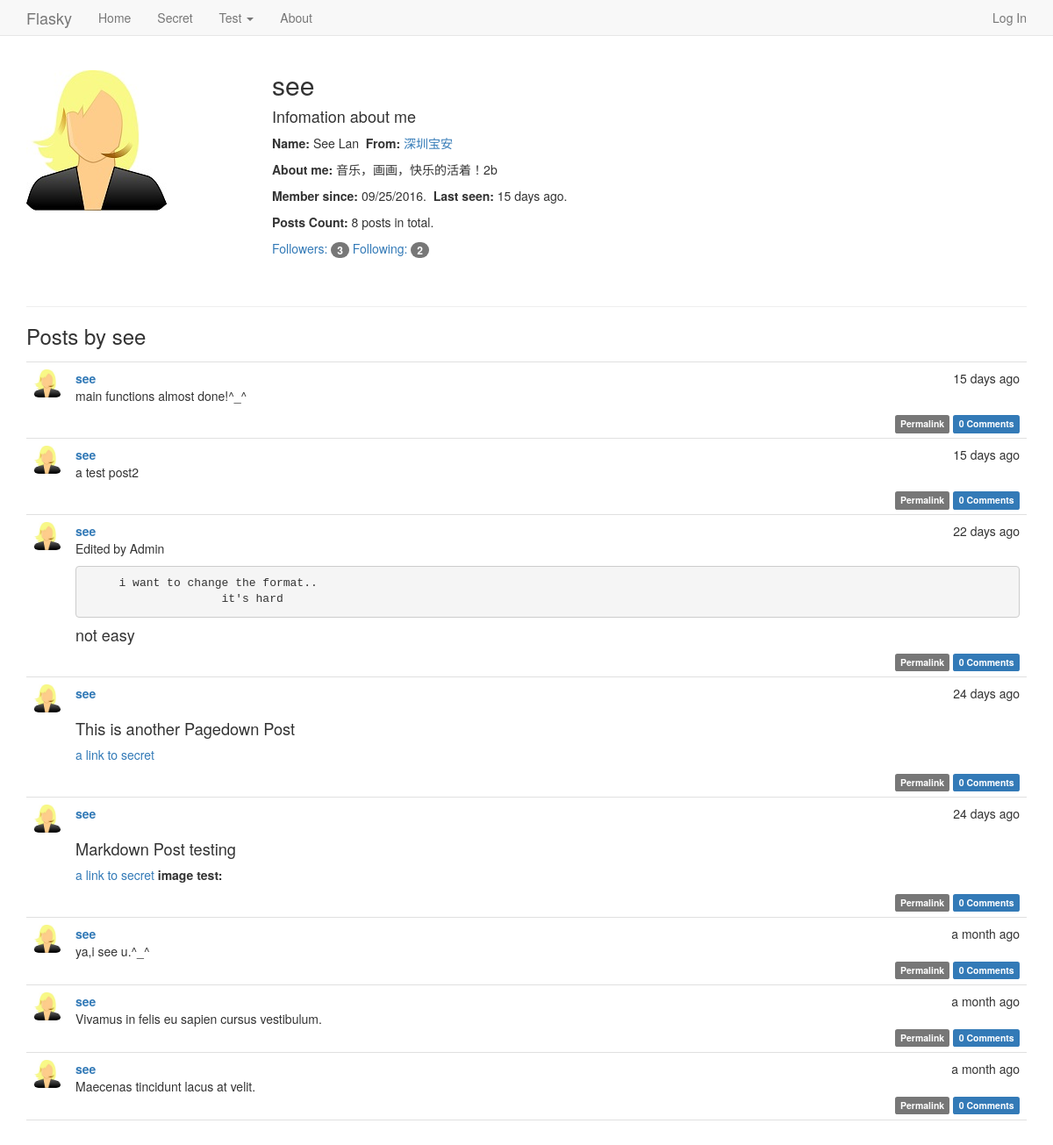
/user/see, run on the app's committed database.
### app/models.py (models this page shows, shortened)
class User(UserMixin, db.Model):
    __tablename__ = 'users'
    id = db.Column(db.Integer, primary_key=True)
    email = db.Column(db.String(64), unique=True, index=True)
    username = db.Column(db.String(64), unique=True, index=True)
    role_id = db.Column(db.Integer, db.ForeignKey('roles.id'))
    password_hash = db.Column(db.String(128))
    confirmed = db.Column(db.Boolean, default=False)
    name = db.Column(db.String(64))
    sex = db.Column(db.Integer)     # 1.male 2.female 0. none
    location = db.Column(db.String(64))
    about_me = db.Column(db.Text())
    member_since = db.Column(db.DateTime(), default=datetime.utcnow)
    last_seen = db.Column(db.DateTime(), default=datetime.utcnow)
    posts = db.relationship('Post', backref='author', lazy='dynamic')
    followed = db.relationship('Follow',
                               foreign_keys=[Follow.follower_id],
                               backref=db.backref('follower', lazy='joined'),
                               lazy='dynamic',
                               cascade='all, delete-orphan')
    followers = db.relationship('Follow',
                                foreign_keys=[Follow.followed_id],
                                backref=db.backref('followed', lazy='joined'),
                                lazy='dynamic',
                                cascade='all, delete-orphan')
    comments = db.relationship('Comment', backref='author', lazy='dynamic')
    @property
    def password(self):
        raise AttributeError('password is not a readable attribute')
    def get_avatar(self):
        if self.sex == 1:
            avatar = 'avatar/male.jpg'
            return avatar
        elif self.sex == 2:
            avatar = 'avatar/female.jpg'
            return avatar
        else:
            avatar = 'avatar/none.jpg'
            return avatar

class Post(db.Model):
    __tablename__ = 'posts'
    id = db.Column(db.Integer, primary_key=True)
    body = db.Column(db.Text)
    timestamp = db.Column(db.DateTime, index=True,default=datetime.utcnow)
    author_id = db.Column(db.Integer, db.ForeignKey('users.id'))
    body_html = db.Column(db.Text)
    comments = db.relationship('Comment', backref='post', lazy='dynamic')

### app/user/views.py (the view)
@user.route('/<username>')
def user_home(username):
    user = User.query.filter_by(username=username).first()
    if user is None:
        abort(404)
    posts = user.posts.order_by(Post.timestamp.desc()).all()
    return render_template('user/user.html', user=user, posts=posts)

### app/auth/views.py (called while the page is built)
@auth.before_app_request
def before_request():
    if current_user.is_authenticated:
        current_user.ping()
        if not current_user.confirmed and  request.endpoint == 'user.secret':
            return redirect(url_for('auth.unconfirmed'))

### app/main/__init__.py (called while the page is built)
@main.app_context_processor
def inject_permissions():
    return dict(Permission=Permission)

### app/models.py (called while the page is built)
    def can(self, permissions):
        return False

    def is_administrator(self):
        return False

### app/user/__init__.py (called while the page is built)
@user.app_context_processor
def inject_permissions():
    return dict(Permission=Permission)

### app/templates/user/user.html (shortened to what this page needs)
{% extends "base.html" %}
{% block page_content %}
<div class="page-header">
  <img class="img-rounded profile-thumbnail" src="{{ url_for('static',filename=user.get_avatar()) }}">
  <div class="profile-header">
    <h2>{{ user.username }} &nbsp&nbsp
    </h2>
    {% if user.name or user.location %}
    <p>
      <h4>Infomation about me</h4>
      <div>
        {% if user.name %}<b>Name: </b>{{ user.name }}{% endif %}
          {% if user.location %}
              &nbsp<b>From: </b> <a href="http://map.baidu.com/?q={{ user.location }} " target="_blank">
            {{ user.location }}</a>
          {% endif %}
      </div>
     </p>
    {% endif %}
  {% if user.about_me %}<p><b>About me: </b>{{ user.about_me }}</p>{% endif %}
  <p>
      <b>Member since: </b> {{ moment(user.member_since).format('L') }}.
      &nbsp<b>Last seen: </b> {{ moment(user.last_seen).fromNow() }}.
  </p>
    <p><b>Posts Count: </b>{{ user.posts.count() }} posts in total.</p>
    <p>
        <a href="{{ url_for('main.followers', username=user.username) }}">
            Followers: <span class="badge">{{ user.followers.count() - 1 }}</span></a>
        <a href="{{ url_for('main.followed_by', username=user.username) }}">
            Following: <span class="badge">{{ user.followed.count() - 1 }}</span></a>
    </p>
  </div>
</div>
<h3>Posts by {{ user.username }}</h3>
{% include '_posts.html' %}
{% endblock %}

### app/templates/_posts.html (shortened to what this page needs)
<ul class="posts">
    {% for post in posts %}
    <li class="post">
        <div class="post-thumbnail">
            <a href="{{ url_for('user.user_home',username=post.author.username) }}">
                <img class="img-rounded profile-thumbnail0" src="{{ url_for('static',filename=post.author.get_avatar()) }}" with="32" height="32">
            </a>
        </div>
        <div class="post-content">
            <div class="post-date">{{ moment(post.timestamp).fromNow() }}</div>
            <div class="post-author"><a href="{{ url_for('user.user_home',username=post.author.username) }}">{{ post.author.username }}</a></div>
            <div class="post-body">
                {% if post.body_html %}
                    {{ post.body_html | safe }}
                {% else %}
                    {{ post.body }}
                {% endif %}
            </div>
            <div class="post-footer">
                <a href="{{url_for('main.post', id=post.id) }}">
                    <span class="label label-default">Permalink</span>
                </a>
                <a href="{{ url_for('main.post', id=post.id) }}#comments">
                    <span class="label label-primary">{{ post.comments.count() }} Comments</span>
                </a>
            </div>
        </div>
    </li>
    {% endfor %}
</ul>

### app/static/css/styles.css (style rules this page uses)
body { position: relative; padding-top: 40px; padding-bottom: 30px; }
.profile-thumbnail { position: absolute; }
.profile-header { min-height: 260px; margin-left: 280px; }
ul.posts { list-style-type: none; padding: 0px; margin: 16px 0px 0px 0px; border-top: 1px solid #e0e0e0; }
ul.posts li.post { padding: 8px; border-bottom: 1px solid #e0e0e0; }
div.post-date { float: right; }
div.post-author { font-weight: bold; }
div.post-thumbnail { position: absolute; }
div.post-content { margin-left: 48px; min-height: 48px; }
div.post-footer { text-align: right; }
.post-body h2 { font-size: 130%; }

### data on the page
User: username "see", name "See Lan", location "深圳宝安", about_me "音乐，画画，快乐的活着！2b", member_since "09/25/2016", last_seen "15 days ago"
Post: timestamp "15 days ago", author.username "see", body_html "main functions almost done!^_^", comments.count "0"
Post: timestamp "15 days ago", author.username "see", body_html "a test post2", comments.count "0"
Post: timestamp "22 days ago", author.username "see", body_html "Edited by Admin i want to change the format.. it's hard not easy", comments.count "0"
Post: timestamp "24 days ago", author.username "see", body_html "This is another Pagedown Post a link to secret", comments.count "0"
Post: timestamp "24 days ago", author.username "see", body_html "Markdown Post testing a link to secret image test:", comments.count "0"
Post: timestamp "a month ago", author.username "see", body "ya,i see u.^_^", comments.count "0"
Post: timestamp "a month ago", author.username "see", body "Vivamus in felis eu sapien cursus vestibulum.", comments.count "0"
Post: timestamp "a month ago", author.username "see", body "Maecenas tincidunt lacus at velit.", comments.count "0"

### other printed values
{{ user.posts.count() }} "8"
{{ user.followers.count() - 1 }} "3"
{{ user.followed.count() - 1 }} "2"
